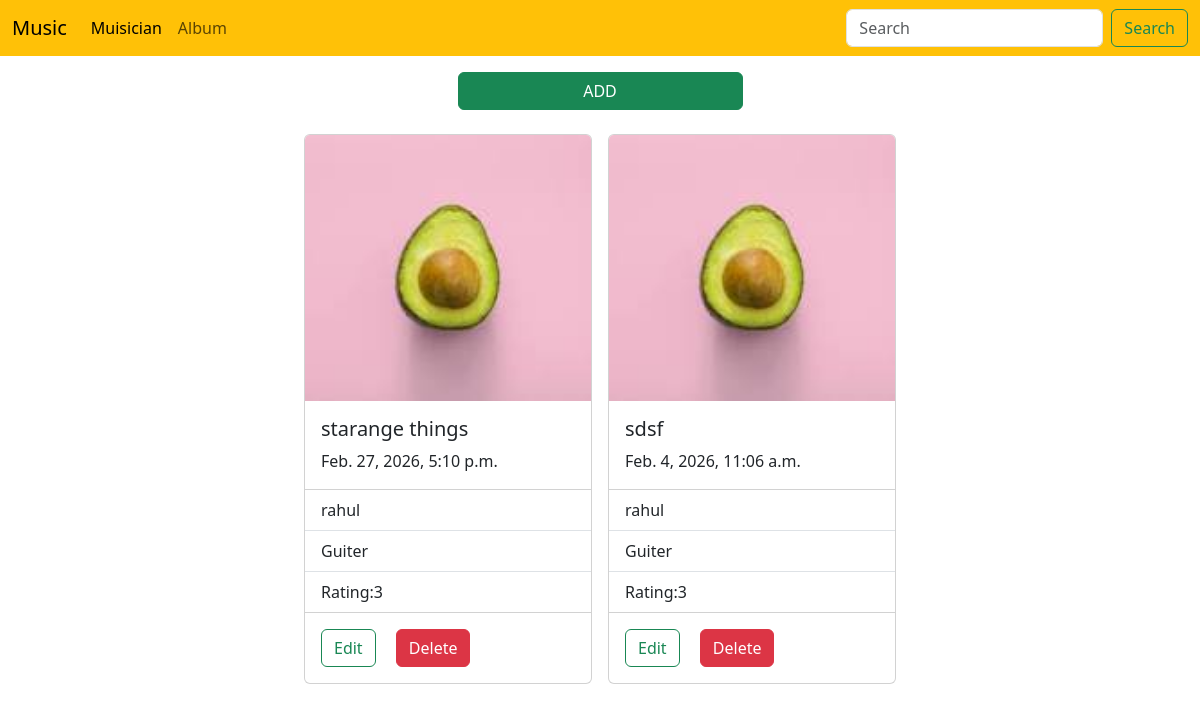
Screenshot of /album/ with the database file from the repository.
### album/models.py (models this page shows, shortened)
class Album(models.Model):
    album_name=models.CharField(max_length=200)
    album_release_date=models.DateTimeField()
    r_choices=[
        (1, '1'),
        (2, '2'),
        (3, '3'),
        (4, '4'),
        (5, '5'),
    ]
    rating=models.IntegerField(choices=r_choices)
    author=models.ForeignKey(Musician,on_delete=models.CASCADE)

### musician/models.py (models this page shows, shortened)
class Musician(models.Model):
    first_name=models.CharField(max_length=100)
    last_name=models.CharField(max_length=100)
    email=models.EmailField()
    number=models.CharField(max_length=11)
    instrument_type=models.CharField()

### album/views.py (the view)
# urls.py: path('',views.album_home,name='album_home'),
def album_home(request):
    data=Album.objects.all()
    return render(request,'pages/album_home.html',{'data':data})

### album/Templates/pages/album_home.html (shortened to what this page needs)
{% extends 'base/base.html' %}
{% block content %}
{% include 'components/header.html' %}
<div class="container">
  <div class="row mt-3 rounded d-flex justify-content-center ">
    <a class="btn btn-success text-white w-25" href="{% url 'add_album' %}">ADD</a>
  </div>
  <div class="d-flex  justify-content-center mt-4 gap-3">
    {% for d in data %}
        <div class="card" style="width: 18rem;">
        <img class="card-img-top" alt="Card image cap">
        <div class="card-body">
          <h5 class="card-title">{{d.album_name}}</h5>
          <p class="card-text">{{d.album_release_date}}</p>
        </div>
        <ul class="list-group list-group-flush">
          <li class="list-group-item">{{d.author.first_name}}</li>
          <li class="list-group-item">{{d.author.instrument_type}}</li>
          <li class="list-group-item">Rating:{{d.rating}}</li>
        </ul>
        <div class="card-body">
          <a href="{% url 'edit_album' d.id %}" class=" btn btn-outline-success card-link">Edit</a>
          <a href="{% url 'delete_album' d.id %}" class="btn btn-danger  card-link">Delete</a>
        </div>
      </div>
 {% endfor %}
  </div>
</div>
{% endblock %}

### rows the page displays
Album: album_name "starange things", album_release_date "Feb. 27, 2026, 5:10 p.m.", author.first_name "rahul", author.instrument_type "Guiter", rating "3"
Album: album_name "sdsf", album_release_date "Feb. 4, 2026, 11:06 a.m.", author.first_name "rahul", author.instrument_type "Guiter", rating "3"
